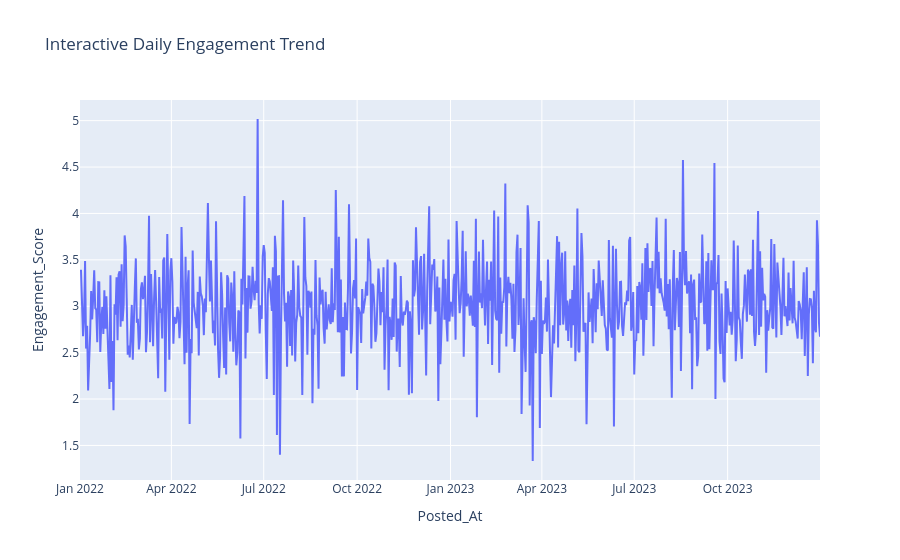

Notebook source saved alongside this figure:
### Markdown cell above
### Plotly (Interactive)

### Code cell
# Interactive line chart
daily_df = daily.reset_index()
fig = px.line(daily_df, x='Posted_At', y='Engagement_Score', title='Interactive Daily Engagement Trend')
fig.show()

### Figure 1 — Plotly figure (JSON) as saved in the notebook; plotly's stock layout.template omitted (floating-point values rounded to 4 significant figures; data arrays with more than 128 entries replaced by an {"elided": "..."} marker saying what was removed)
{"data": [{"hovertemplate": "Posted_At=%{x}<br>Engagement_Score=%{y}<extra></extra>", "legendgroup": "", "line": {"color": "#636efa", "dash": "solid"}, "marker": {"symbol": "circle"}, "mode": "lines", "name": "", "orientation": "v", "showlegend": false, "type": "scatter", "x": {"elided": "729 str values"}, "xaxis": "x", "y": {"elided": "729 float values"}, "yaxis": "y"}], "layout": {"legend": {"tracegroupgap": 0}, "title": {"text": "Interactive Daily Engagement Trend"}, "xaxis": {"anchor": "y", "domain": [0, 1], "title": {"text": "Posted_At"}}, "yaxis": {"anchor": "x", "domain": [0, 1], "title": {"text": "Engagement_Score"}}}}
